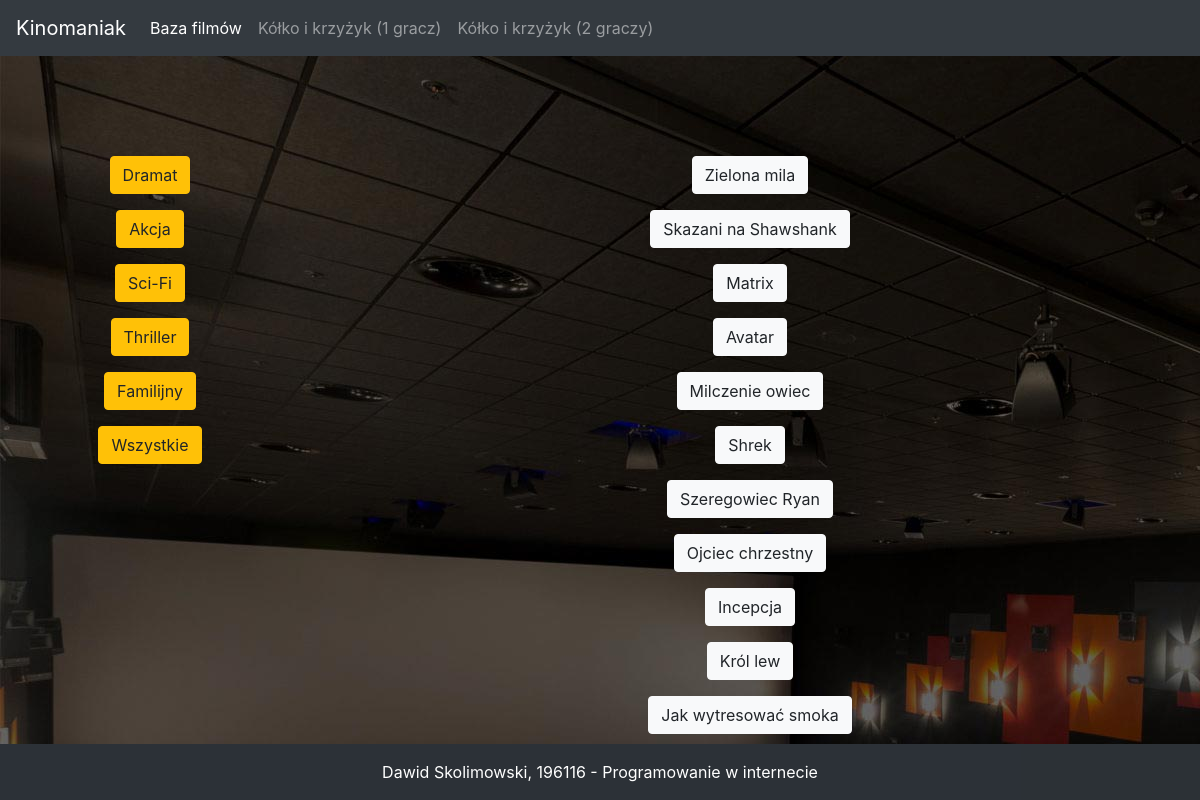
The page /gatunek/all/ on the database its author committed.
### Kinomaniak/models.py (models this page shows, shortened)
class Gatunki(models.Model):
    nazwa = models.CharField(max_length=100)

class Filmy(models.Model):
    nazwa = models.CharField(max_length=100)
    opis = models.TextField(blank=True)
    gatunek = models.ForeignKey(Gatunki, on_delete=models.CASCADE)

### Kinomaniak/views.py (the view)
# urls.py: path('gatunek/all/', wszystkie),
def wszystkie(request):
    gatunek_film = Filmy.objects.all()
    gatunki = Gatunki.objects.all()
    dane = {'gatunek_film': gatunek_film,
            'gatunki': gatunki}
    return render(request, 'gatunek_film.html', dane)

### Kinomaniak/templates/gatunek_film.html
{% extends 'baza.html' %}
{% block wynik %}
    {% if gatunek_film %}
        {% for film in gatunek_film %}
            <p><a href="/film/{{ film.id }}" class="btn btn-light">{{ film.nazwa }}</a></p>
        {% endfor %}
    {% else %}
        <p>Brak filmów w tej kategorii</p>
    {% endif %}
{% endblock %}

### Kinomaniak/templates/baza.html (shortened to what this page needs)
{% load static %}
<html lang="pl">
<head>
    <link rel="stylesheet" href="https://stackpath.bootstrapcdn.com/bootstrap/4.1.3/css/bootstrap.min.css">
</head>
<body>
    <div class="tlo bg-image">
        <nav class="navbar navbar-expand-lg navbar-dark bg-dark">
          <a class="navbar-brand" href="/index.html">Kinomaniak</a>
          <div class="collapse navbar-collapse" id="navbarNav">
            <ul class="navbar-nav">
              <li class="nav-item active">
                <a class="nav-link" href="/baza.html">Baza filmów  <span class="sr-only">(current)</span></a>
              </li>
              <li class="nav-item">
                <a class="nav-link" href="/tictactoesp.html">Kółko i krzyżyk (1 gracz)</a>
              </li>
              <li class="nav-item">
                <a class="nav-link" href="/tictactoemp.html">Kółko i krzyżyk (2 graczy)</a>
              </li>
            </ul>
          </div>
        </nav>
        <div class="lista text-center text-white" style="width: 25%; float: left">
            {% for i in gatunki %}
                <p><a href="/gatunek/{{ i.id }}/" class="btn btn-warning">{{ i.nazwa }}</a></p>
            {% endfor %}
            <p><a href="/gatunek/all/" class="btn btn-warning">Wszystkie</a></p>
        </div>
        <div class="lista text-center text-white" style="width: 75%; float: left">
            {% block wynik %} <h1>Wybierz gatunek z listy po lewej</h1> {% endblock wynik %}
        </div>
        <footer class="bg-dark text-center text-white fixed-bottom">
          <div class="text-center p-3" style="background-color: rgba(0, 0, 0, 0.15);">
            Dawid Skolimowski, 196116 - Programowanie w internecie
          </div>
        </footer>
    </div>
</body>
</html>

### rows shown on the page
Gatunki: nazwa "Dramat"
Gatunki: nazwa "Akcja"
Gatunki: nazwa "Sci-Fi"
Gatunki: nazwa "Thriller"
Gatunki: nazwa "Familijny"
Filmy: nazwa "Zielona mila"
Filmy: nazwa "Skazani na Shawshank"
Filmy: nazwa "Matrix"
Filmy: nazwa "Avatar"
Filmy: nazwa "Milczenie owiec"
Filmy: nazwa "Shrek"
Filmy: nazwa "Szeregowiec Ryan"
Filmy: nazwa "Ojciec chrzestny"
Filmy: nazwa "Incepcja"
Filmy: nazwa "Król lew"
Filmy: nazwa "Jak wytresować smoka"
